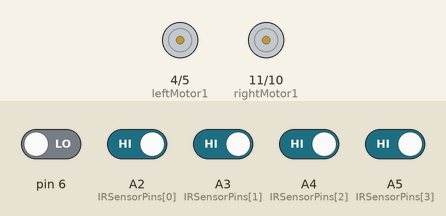
Simulated run of this sketch. Board: Arduino Uno, built with avr-gcc and run on an emulated ATmega328P. Shown: motor-driver pin pairs drawn as motors (green arrow = first pin HIGH = forward, orange = second pin HIGH = backward, longer = more drive, scaled by the enable pin). Inputs (shaded band) come from the test bench; at power-on: A2 (IRSensorPins[0]), A3 (IRSensorPins[1]), A4 (IRSensorPins[2]), A5 (IRSensorPins[3]) HIGH, pin 6 LOW.

Above: at 1.2 s.
1.3 s: A2 (IRSensorPins[0]) driven LOW
2.8 s: pin 6 driven HIGH
At 3.7 s:
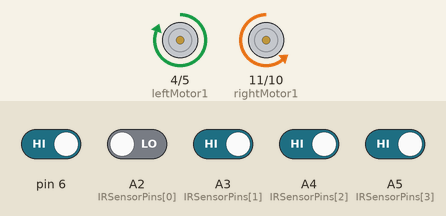
4.3 s: A3 (IRSensorPins[1]) driven LOW
At 4.8 s:
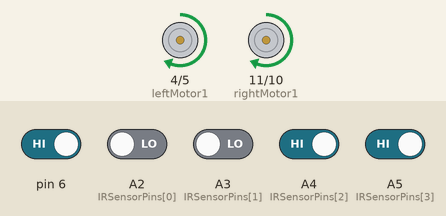
5.8 s: pin 6 driven LOW
At 7.0 s:
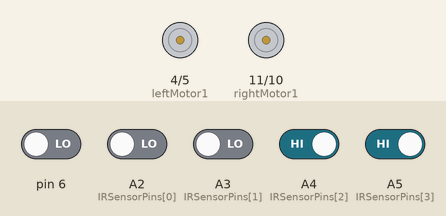
7.3 s: pin 6 driven HIGH and A3 (IRSensorPins[1]) driven HIGH
At 8.3 s:
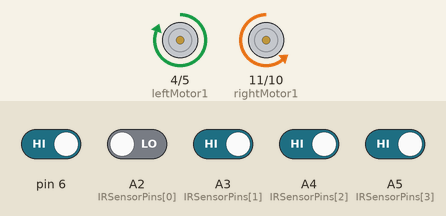
8.8 s: A5 (IRSensorPins[3]) driven LOW
At 9.5 s:
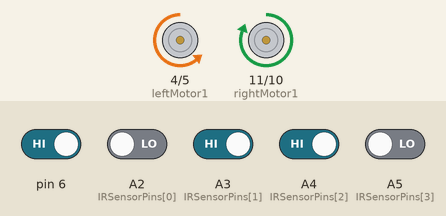
Timing chart, 0 to 11.3 s (numbered marks = the images above; inputs shaded):
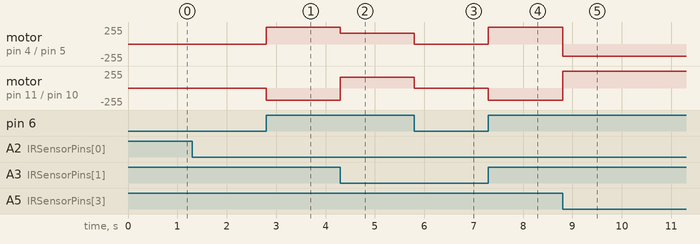

The sketch:

Line_Follower_final.ino
```cpp
const int IRSensorPins[4] = {A2, A3, A4, A5};

const int leftMotor1 = 4;
const int leftMotor2 = 5;
const int rightMotor1 = 11;
const int rightMotor2 = 10;
const int leftEn = 3;
const int rightEn = 9;

int leftSpeed = 0;
int rightSpeed = 0;

void setup() {
  Serial.begin(115200);
  for (int i = 0; i < 4; i++) {
    pinMode(IRSensorPins[i], INPUT);
  }

  pinMode(leftMotor1, OUTPUT);
  pinMode(leftMotor2, OUTPUT);
  pinMode(rightMotor1, OUTPUT);
  pinMode(rightMotor2, OUTPUT);
  pinMode(leftEn, OUTPUT);
  pinMode(rightEn, OUTPUT);

  digitalWrite(leftEn, LOW);
  digitalWrite(rightEn, LOW);

  pinMode(6, INPUT);
}

void loop() {

  int sensorValues[4] = {};
  for (int i = 0; i < 4; i++) {
    sensorValues[i] = digitalRead(IRSensorPins[i]);
  }

  if (sensorValues[1] == LOW || sensorValues[2] == LOW) {
    // Move forward
    digitalWrite(leftMotor1, HIGH);
    digitalWrite(leftMotor2, LOW);
    digitalWrite(rightMotor1, HIGH);
    digitalWrite(rightMotor2, LOW);
    leftSpeed = 160;
    rightSpeed = 160;
  } else if (sensorValues[3] == LOW){
    // Turn left
    digitalWrite(leftMotor1, LOW);
    digitalWrite(leftMotor2, HIGH);
    digitalWrite(rightMotor1, HIGH);
    digitalWrite(rightMotor2, LOW);
    leftSpeed =180;
    rightSpeed = 255;
  } else if (sensorValues[0] == LOW){
    // Turn right
    digitalWrite(leftMotor1, HIGH);
    digitalWrite(leftMotor2, LOW);
    digitalWrite(rightMotor1, LOW);
    digitalWrite(rightMotor2, HIGH);
    leftSpeed = 255;
    rightSpeed = 180;
  } else {
    // Stop
    digitalWrite(leftMotor1, LOW);
    digitalWrite(leftMotor2, LOW);
    digitalWrite(rightMotor1, LOW);
    digitalWrite(rightMotor2, LOW);
    leftSpeed = 0;
    rightSpeed = 0;
  }
  if(digitalRead(6)==HIGH){
  // Set the motor speeds
  analogWrite(leftEn, leftSpeed);
  analogWrite(rightEn, rightSpeed);
  }else{
    analogWrite(leftEn, 0);
    analogWrite(rightEn, 0);

  }
}
```

Measured:
- after the input at 2.8 s, motor on pin 4 (leftMotor1) / pin 5 (leftMotor2): stopped → forward 255/255 at once; motor on pin 11 (rightMotor1) / pin 10 (rightMotor2): stopped → backward 180/255 at once
- after the input at 4.3 s, motor on pin 4 (leftMotor1) / pin 5 (leftMotor2): forward 255/255 → forward 160/255 at once; motor on pin 11 (rightMotor1) / pin 10 (rightMotor2): backward 180/255 → forward 160/255 at once
- after the input at 5.8 s, motor on pin 4 (leftMotor1) / pin 5 (leftMotor2), motor on pin 11 (rightMotor1) / pin 10 (rightMotor2): forward 160/255 → stopped at once
- after the input at 7.3 s, motor on pin 4 (leftMotor1) / pin 5 (leftMotor2): stopped → forward 255/255 at once; motor on pin 11 (rightMotor1) / pin 10 (rightMotor2): stopped → backward 180/255 at once
- after the input at 8.8 s, motor on pin 4 (leftMotor1) / pin 5 (leftMotor2): forward 255/255 → backward 180/255 at once; motor on pin 11 (rightMotor1) / pin 10 (rightMotor2): backward 180/255 → forward 255/255 at once
